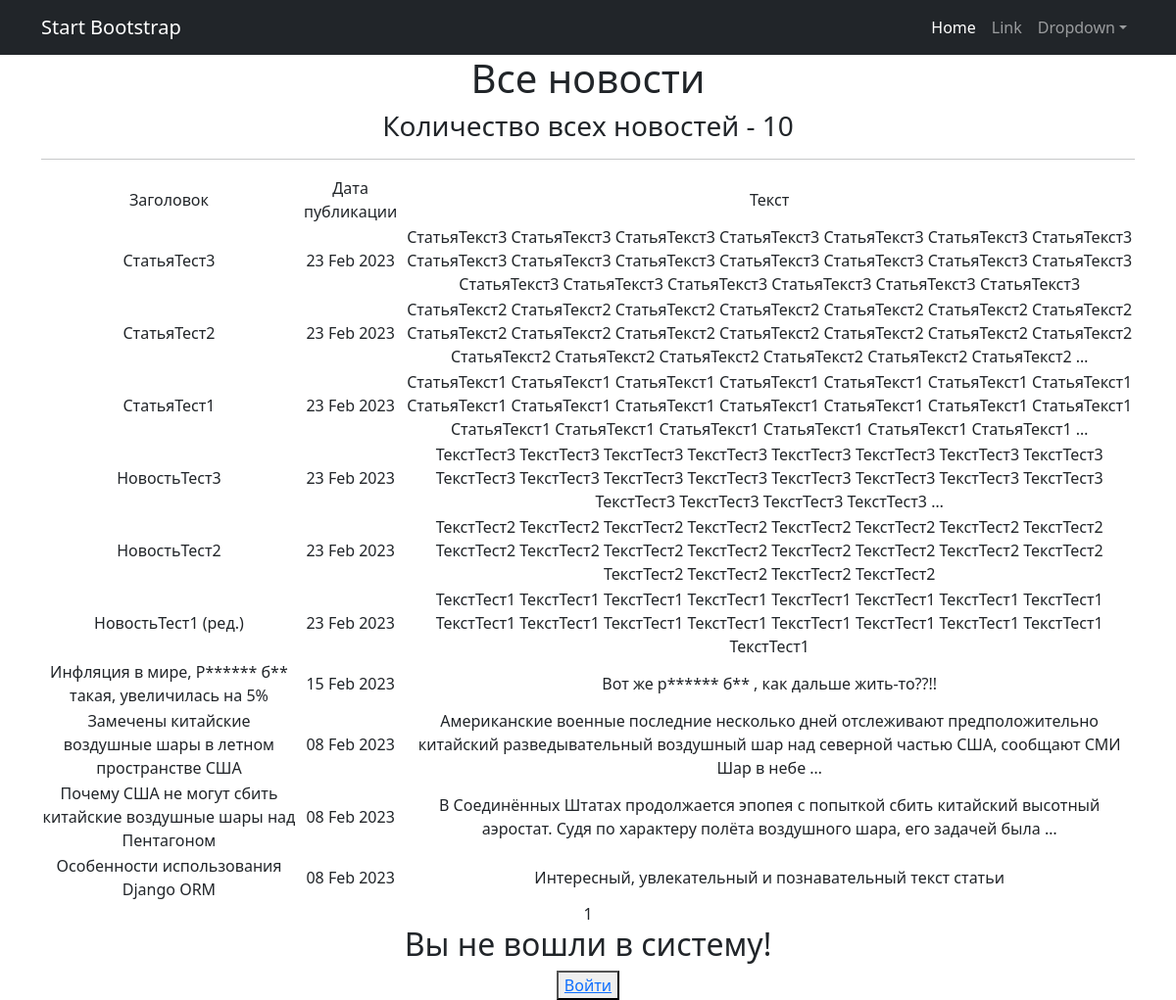
Page /news/ on the committed database.
### news/models.py (models this page shows, shortened)
class Post(models.Model):
    TYPES = [
        ('P', 'Статья'),  # P for "post"
        ('N', 'Новость')   # N for "news"
    ]
    author = models.ForeignKey(Author, on_delete=models.CASCADE)
    post_type = models.CharField(max_length=1, choices=TYPES, default='P')
    creation_time = models.DateTimeField(auto_now_add=True)
    categories = models.ManyToManyField('Category', through='PostCategory')
    title = models.CharField(max_length=255, blank=False)
    text = models.TextField(blank=False)
    post_rating = models.FloatField(default=0.0)

### news/views.py (the view)
# urls.py: path('', NewsList.as_view(), name='news_list'),
class NewsList(ListView):
    model = Post
    ordering = '-creation_time'
    template_name = 'news_list.html'
    context_object_name = 'news_list'
    paginate_by = 10
    def get_context_data(self, **kwargs):
        context = super().get_context_data(**kwargs)
        context['is_not_author'] = not self.request.user.groups.filter(name='authors').exists()
        return context

### news/templatetags/custom_filters.py (called while the page is built)
@register.filter()
def length(list):
    return len(list)

@register.filter()
def censor(value):
    bad_words = ('редиска', 'бля')
    if not isinstance(value, str):
        raise TypeError(f"unresolved type '{type(value)}' expected  type 'str'")
    for word in value.split():
        if word.lower() in bad_words:
            value = value.replace(word, f"{word[0]}{'*' * (len(word) - 1)}")
    return value

### news/templatetags/test.py (called while the page is built)
def censor(value):
    bad_words = ('редиска', 'бля')
    if not isinstance(value, str):
        raise TypeError(f"unresolved type '{type(value)}' expected  type 'str'")
    for word in value.split():
        if word.lower() in bad_words:
            value = value.replace(word, f"{word[0]}{'*' * (len(word) - 1)}")

### templates/news_list.html (shortened to what this page needs)
{% extends 'flatpages/default.html' %}
{% load custom_filters %}
{% block content %}
    <h1>Все новости</h1>
    <h3> Количество всех новостей - {{ news_list|length }}</h3>
    <hr>
    {% if news_list %}
        <table>
            <tr>
                <td>Заголовок</td>
                <td>Дата публикации</td>
                <td>Текст</td>
            </tr>
            {% for news_detail in news_list %}
            <tr>
                <td>{{ news_detail.title|censor }}</td>
                <td>{{ news_detail.creation_time|date:'d M Y' }}</td>
                <td>{{ news_detail.text|truncatewords:20|censor }}</td>
            </tr>
            {% endfor %}
        </table>
    {% else %}
        <h2>Новостей нет!</h2>
    {% endif %}
   {{ page_obj.number }}
{% if request.user.is_authenticated %}
    <h2>Страница авторизованного пользователя {{request.user.username}}</h2>
    <button> <a href="{% url 'account_logout' %}">Выйти</a> </button>
    {% if is_not_author %}
    <button> <a href="upgrade/"> Хочу стать автором!</a> </button>
    {% endif %}
{% else %}
    <h2>Вы не вошли в систему!</h2>
    <button> <a href="{% url 'account_login' %}">Войти</a> </button>
{% endif %}
{% endblock content %}

### templates/flatpages/default.html (shortened to what this page needs)
<!DOCTYPE html>
<html lang="en">
    <head>
        {% load static %}
        <link href="{% static 'css/styles.css' %}" rel="stylesheet" />
    </head>
    <body>
        <nav class="navbar navbar-expand-lg navbar-dark bg-dark">
            <div class="container">
                <a class="navbar-brand" href="#">Start Bootstrap</a>
                <div class="collapse navbar-collapse" id="navbarSupportedContent">
                    <ul class="navbar-nav ms-auto mb-2 mb-lg-0">
                        <li class="nav-item"><a class="nav-link active" aria-current="page" href="#">Home</a></li>
                        <li class="nav-item"><a class="nav-link" href="#">Link</a></li>
                        <li class="nav-item dropdown">
                            <a class="nav-link dropdown-toggle" id="navbarDropdown" href="#" role="button" data-bs-toggle="dropdown" aria-expanded="false">Dropdown</a>
                        </li>
                    </ul>
                </div>
            </div>
        </nav>
        <div class="container">
           <div class="row">
               <div class="col-lg-12 text-center">
                   {% block content %}{% endblock content %}
               </div>
           </div>
        </div>
    </body>
</html>

### rows in the picture
Post: title|censor "СтатьяТест3", creation_time "23 Feb 2023", text|censor "СтатьяТекст3 СтатьяТекст3 СтатьяТекст3 СтатьяТекст3 СтатьяТекст3 СтатьяТекст3 СтатьяТекст3 СтатьяТекст3 СтатьяТекст3 СтатьяТекст3 СтатьяТекст3 СтатьяТекст3 СтатьяТекст3 СтатьяТекст3 СтатьяТекст3 СтатьяТекст3 СтатьяТекст3 СтатьяТекст3 СтатьяТекст3 СтатьяТекст3"
Post: title|censor "СтатьяТест2", creation_time "23 Feb 2023", text|censor "СтатьяТекст2 СтатьяТекст2 СтатьяТекст2 СтатьяТекст2 СтатьяТекст2 СтатьяТекст2 СтатьяТекст2 СтатьяТекст2 СтатьяТекст2 СтатьяТекст2 СтатьяТекст2 СтатьяТекст2 СтатьяТекст2 СтатьяТекст2 СтатьяТекст2 СтатьяТекст2 СтатьяТекст2 СтатьяТекст2 СтатьяТекст2 СтатьяТекст2 …"
Post: title|censor "СтатьяТест1", creation_time "23 Feb 2023", text|censor "СтатьяТекст1 СтатьяТекст1 СтатьяТекст1 СтатьяТекст1 СтатьяТекст1 СтатьяТекст1 СтатьяТекст1 СтатьяТекст1 СтатьяТекст1 СтатьяТекст1 СтатьяТекст1 СтатьяТекст1 СтатьяТекст1 СтатьяТекст1 СтатьяТекст1 СтатьяТекст1 СтатьяТекст1 СтатьяТекст1 СтатьяТекст1 СтатьяТекст1 …"
Post: title|censor "НовостьТест3", creation_time "23 Feb 2023", text|censor "ТекстТест3 ТекстТест3 ТекстТест3 ТекстТест3 ТекстТест3 ТекстТест3 ТекстТест3 ТекстТест3 ТекстТест3 ТекстТест3 ТекстТест3 ТекстТест3 ТекстТест3 ТекстТест3 ТекстТест3 ТекстТест3 ТекстТест3 ТекстТест3 ТекстТест3 ТекстТест3 …"
Post: title|censor "НовостьТест2", creation_time "23 Feb 2023", text|censor "ТекстТест2 ТекстТест2 ТекстТест2 ТекстТест2 ТекстТест2 ТекстТест2 ТекстТест2 ТекстТест2 ТекстТест2 ТекстТест2 ТекстТест2 ТекстТест2 ТекстТест2 ТекстТест2 ТекстТест2 ТекстТест2 ТекстТест2 ТекстТест2 ТекстТест2 ТекстТест2"
Post: title|censor "НовостьТест1 (ред.)", creation_time "23 Feb 2023", text|censor "ТекстТест1 ТекстТест1 ТекстТест1 ТекстТест1 ТекстТест1 ТекстТест1 ТекстТест1 ТекстТест1 ТекстТест1 ТекстТест1 ТекстТест1 ТекстТест1 ТекстТест1 ТекстТест1 ТекстТест1 ТекстТест1 ТекстТест1"
Post: title|censor "Инфляция в мире, Р****** б** такая, увеличилась на 5%", creation_time "15 Feb 2023", text|censor "Вот же р****** б** , как дальше жить-то??!!"
Post: title|censor "Замечены китайские воздушные шары в летном пространстве США", creation_time "08 Feb 2023", text|censor "Американские военные последние несколько дней отслеживают предположительно китайский разведывательный воздушный шар над северной частью США, сообщают СМИ Шар в небе …"
Post: title|censor "Почему США не могут сбить китайские воздушные шары над Пентагоном", creation_time "08 Feb 2023", text|censor "В Соединённых Штатах продолжается эпопея с попыткой сбить китайский высотный аэростат. Судя по характеру полёта воздушного шара, его задачей была …"
Post: title|censor "Особенности использования Django ORM", creation_time "08 Feb 2023", text|censor "Интересный, увлекательный и познавательный текст статьи"

### other values in the picture
{{ news_list|length }} "10"
{{ page_obj.number }} "1"
